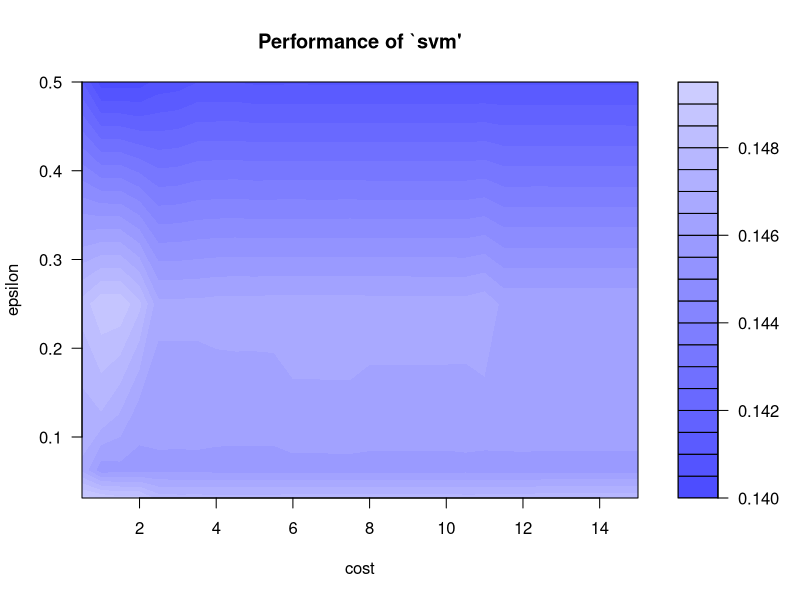
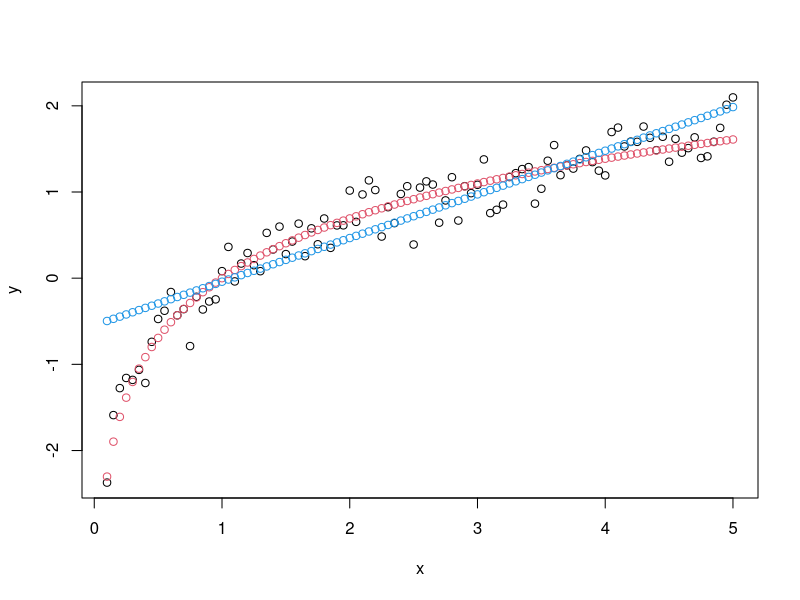
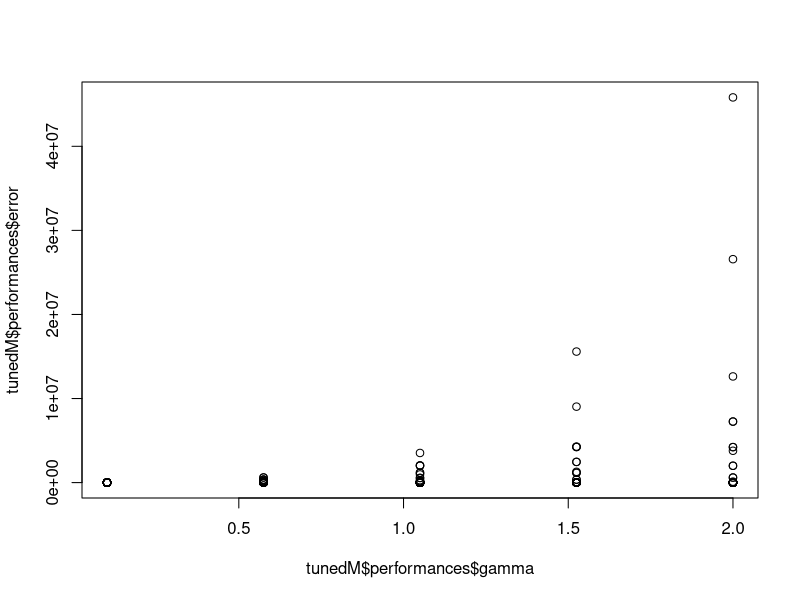
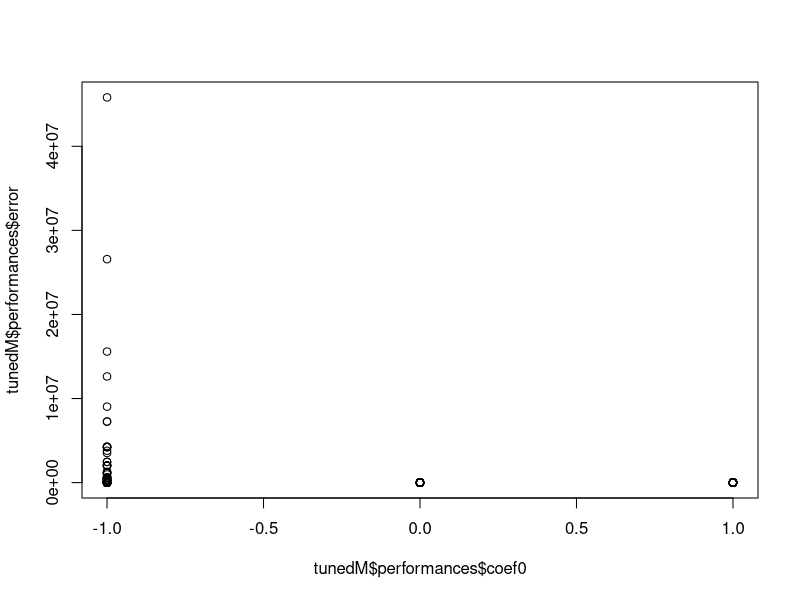
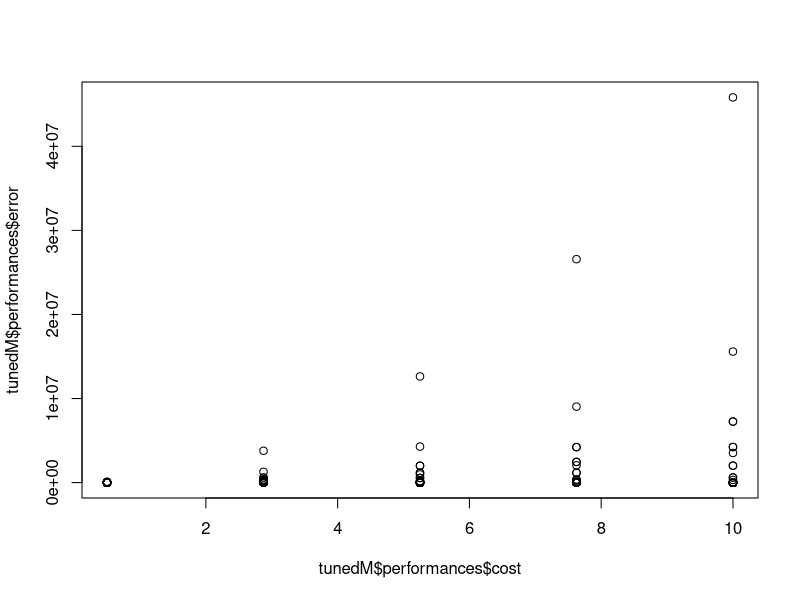
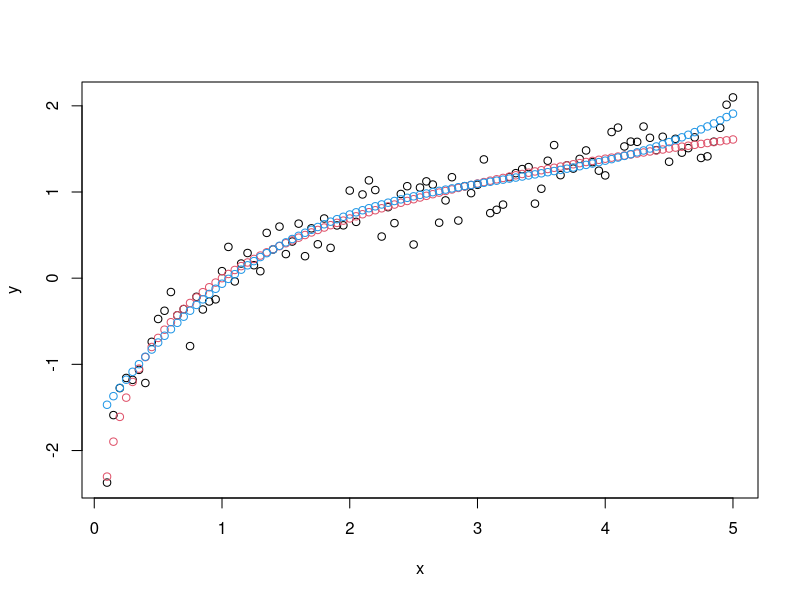
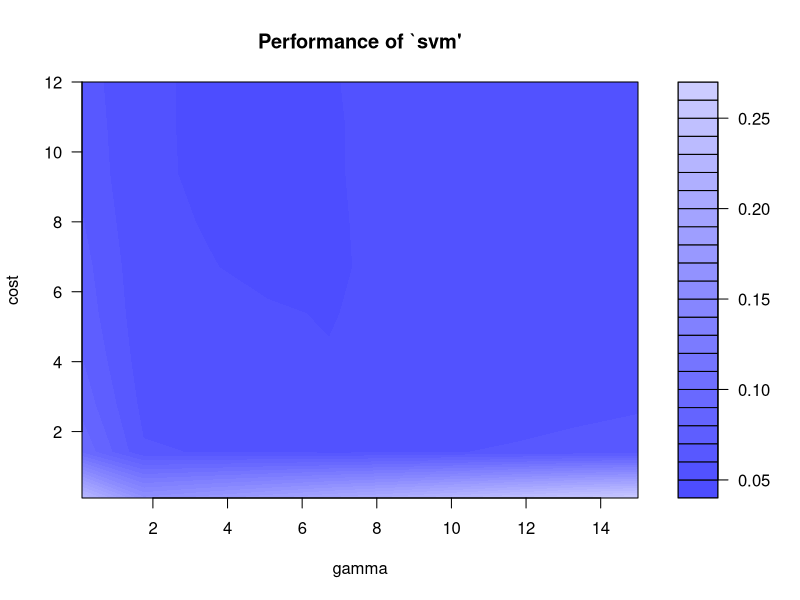
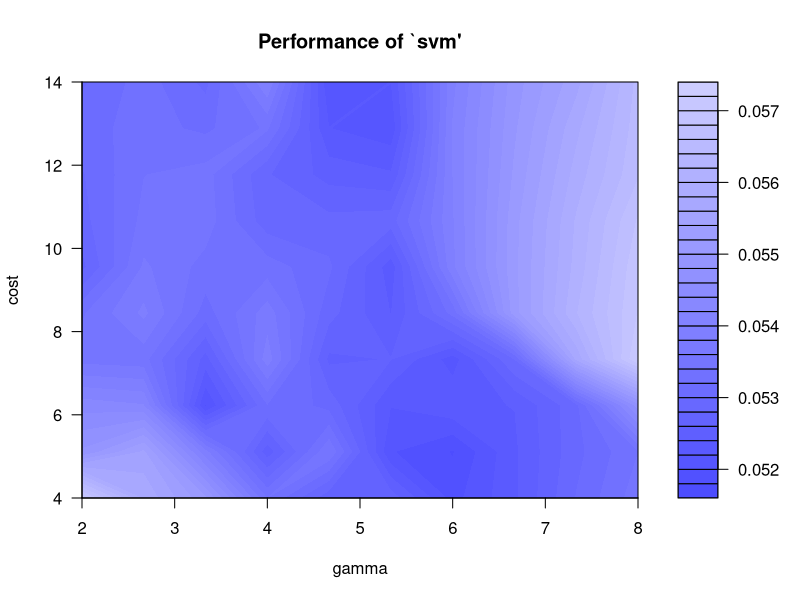

R code for these plots, in order: (Note: this script raises an error after producing the figures.)
#support vector regression
#Charles Nicholson
#Date: October 25, 2017
#Updated: October 28, 2019

#Please read the following comments -----

#1 -- there are several libraries for SVM; each one is a bit different (e.g., e10701 does allow formula interface, but kernlab does not)
#2 -- the CARET package is excellent wrapper for accessing and using these different libraries
#3 -- that said, it is often worth your time and effort to understand the base libraries used
#4 -- in this demo, I will start using one library directly (and it's own CV)
#5 -- but then, in the second half, I'll switch over to CARET
#6 -- I'll try to point out what CARET is doing
#7 -- One takeaway is this: use CARET if you are not sure how do things yourself, it will save you time!
#8 -- but, on the other hand, using the libraries directly allows you a little more control over the procedures


library(e1071)  #one of several libraries for Support Vector Machines 

# create some simplistic fake data
x <- seq(0.1, 5, by = 0.05)
y <- log(x) + rnorm(x, sd = 0.2)


#the steps below are as follows
#1 -- pick a kernel to use (linear, radial, polynomial, sigmoid)
#2a -- tune the SVM using the "tune.svm" method in e1071
#2b -- but to figure out what parameters to tune, you have to look at the documentation of svm
#3 -- look at the fit of the model on the training data visually
#4 -- do again for the next kernel and tuning parameters


# estimate model and predict input values
# first kernel to test: linear  
# linear kernel tuning parameters: cost (see documentation: ?svm)
# but you can also train on other things (e.g., epsilon)

tunedM <- tune.svm(x, y, kernel="linear", cost = seq(0.5,15,by=0.5), epsilon = 2^(seq(-5,-1)))
tunedM
plot(tunedM) #not much change in the error...

m   <- svm(x, y, kernel="linear", cost = 7.5, epsilon=0.125)
new <- predict(m, x)  #apply the model back to the training data
summary(m)

# visualize
plot(x, y)                  #original data
points(x, log(x), col = 2)  #true model
points(x, new, col = 4)     #estimated model predictions -- linear, as expected!


# estimate model and predict input values
# second kernel to test: polynomial 
# tuning parameters: cost, coef0, gamma, and degree (see documentation: ?svm)
# but you can also train on other things (e.g., epsilon) -- but this time we wont
tunedM <- tune.svm(x, y, kernel="polynomial", cost = seq(0.5,10,length=5), coef0= c(-1,0,1), gamma=seq(0.1,2, length=5), degree = c(1.5,2,2.5,3))
tunedM

str(tunedM$performances)  #here is where the tuned performance data is at
plot(tunedM$performances$gamma,tunedM$performances$error)
plot(tunedM$performances$coef0,tunedM$performances$error)
plot(tunedM$performances$cost,tunedM$performances$error)

m   <- svm(x, y, kernel="polynomial", cost=0.5, coef0=1,gamma=0.575, degree=3)
new <- predict(m, x)

# visualize
plot(x, y)                  #original data
points(x, log(x), col = 2)  #true model
points(x, new, col = 4)     #estimated model predictions -- not too shabby!  


# estimate model and predict input values
# third kernel to test: radial basis 
# tuning parameters: cost, gamma (see documentation: ?svm)
# but you can also train on other things (e.g., epsilon) -- but this time we wont


#this time I am going to try to focus in on better parameter values to test
tunedM <- tune.svm(x, y, kernel="radial", cost = seq(0.1,12,length=10), gamma=seq(0.1, 15, length=10))
plot(tunedM)

tunedM <- tune.svm(x, y, kernel="radial", cost = seq(4,14,length=10), gamma=seq(2, 8, length=10))
plot(tunedM)

tunedM <- tune.svm(x, y, kernel="radial", cost = seq(12,15,length=20), gamma=seq(3, 5, length=20))
plot(tunedM)

tunedM <- tune.svm(x, y, kernel="radial", cost = seq(13.5,15,length=20), gamma=seq(3, 3.25, length=20))
plot(tunedM)  #notice now that there is very little difference in error values
tunedM

m   <- svm(x, y, kernel="radial", gamma=3.026316, cost=15)
new <- predict(m, x)

# visualize
plot(x, y)                  #original data
points(x, log(x), col = 2)  #true model
points(x, new, col = 4)     #estimated model predictions -- great!  


# estimate model and predict input values
m   <- svm(x, y, kernel="sigmoid")  #i'll let you try to tune this one on your own!


#OKAY -- now I'll use the caret package to train (and tune and CV) SVM models
# I will also switch to formula interface since caret always allows formula interface

library(caret)

library(mlbench)  #for some house pricing data
data("BostonHousing2")
?BostonHousing2

BH2<-BostonHousing2  #just so I don't have to write out BostonHousing2 everytime!

#first a simple OLS fit --
# for ease of demonstration, I am removing the categorical data

olsFit<-lm(cmedv~.-medv-town-tract-lon-lat-chas,data=BH2)  #OLS including the interaction term
summary(olsFit)
hist(olsFit$residuals)

#while OLS does not have any hyperparameters, we can still get resampled estimates of performance

ctrl <- trainControl(method="repeatedcv", number=5,   # 5 fold cross validation
                     repeats=5)	

ols.eval <- train(data=BH2, cmedv~.-medv-town-tract-lon-lat-chas,
                  method = "lm",   #lm
                  preProc = c("center","scale"),  # Center and scale data (note: this is done automatically in SVM methods)
                  trControl=ctrl)

ols.eval  #the CV estimates of performance
summary(ols.eval$finalModel)


#look at plot of predicted vs. actual   -- not bad, but we can do better
qplot(BH2$cmedv,ols.eval$finalModel$fitted.values)+
      geom_abline(intercept=0,slope=1)


#go to the caret website and look at documentation
#the method use choose will imply a library
#method = "svmRadial" will load the kernlab library and use it
#whereas method = "svmLinear2" will load the e1071 library


#since SVM is more computationally expensive, I am going to 
#change my cross-validation to 5-fold (instead of 5-fold with 5 repeats)
#just so this doesn't take too long...

ctrl <- trainControl(method="repeatedcv", number=5)  # 5 fold cross validation
                  

#Train and tune the SVM - first broad tuning on cost only
svm.tune <- train(data=BH2, 
                  cmedv~.-medv-town-tract-lon-lat-chas,
                  method = "svmRadial",   # Radial kernel
                  tuneLength = 9,					# 9 values of the cost function
                  preProc = c("center","scale"),  # Center and scale data
                  trControl=ctrl)

svm.tune

### here are the results -- they will be a little different each time it is run...

#Resampling results across tuning parameters:
  
#   C      RMSE      Rsquared   MAE     
# 0.25  4.546144  0.7845407  2.724332
# 0.50  3.917098  0.8300925  2.407811
# 1.00  3.551744  0.8537731  2.205566
# 2.00  3.445098  0.8606667  2.158521
# 4.00  3.305801  0.8732653  2.144413
# 8.00  3.074737  0.8912926  2.068876
# 16.00  2.955133  0.8988610  2.026812
# 32.00  3.020573  0.8916185  2.070000
# 64.00  3.278652  0.8751030  2.228849

#Tuning parameter 'sigma' was held constant at a value of 0.1384756

## from this, we see that for sigm close to 0.14, 
## and C somewhere between 8 and 32, 
## we get pretty good results...  

#let's do some more refined tuning on both cost and sigma
grid <- expand.grid(sigma = seq(0.08,0.16,length=5),
                    C = seq(8,32,length=20))

svm.tune <- train(data=BH2, 
                  cmedv~.-medv-town-tract-lon-lat-chas,
                  method = "svmRadial", 
                  tuneGrid = grid,
                  trControl=ctrl)

svm.tune

plot(svm.tune)

#from the graph, I see the sigma should probably be around 0.08
#and Cost should probably be between 20 and 32

grid <- expand.grid(sigma = seq(0.06,0.09,length=4),
                    C = seq(20,32,length=10))


#note this might take a while....   
svm.tune <- train(data=BH2, 
                  cmedv~.-medv-town-tract-lon-lat-chas,
                  method = "svmRadial", 
                  tuneGrid = grid,
                  trControl=ctrl)

svm.tune

plot(svm.tune)

svm.tune$finalModel

#now to plot predictions vs actuals

new<-predict(svm.tune, BH2)

#these predictions are great!
qplot(BH2$cmedv,new)+
  geom_abline(intercept=0,slope=1)  


